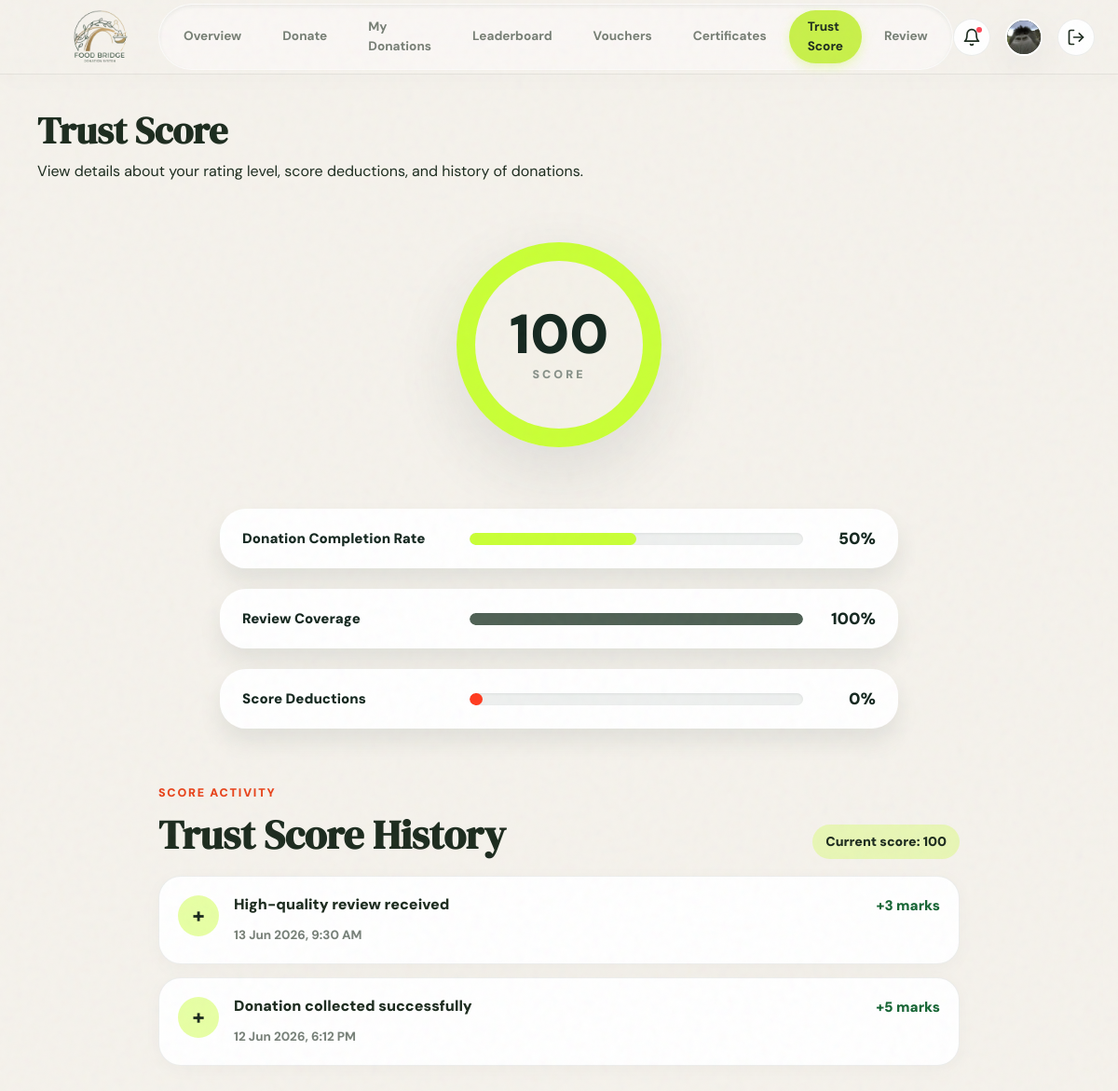
The page /src/roles/donor/trust-score.php (signed in) on the database its author committed.
### tables this page shows
CREATE TABLE users (
  user_id             INT AUTO_INCREMENT PRIMARY KEY,
  role                ENUM('donor', 'receiver', 'admin') NOT NULL,
  full_name           VARCHAR(120) NOT NULL,
  email               VARCHAR(190) NOT NULL UNIQUE,
  profile_url         VARCHAR(500) NULL,
  password_hash       VARCHAR(255) NOT NULL,
  location            VARCHAR(255) NULL,
  latitude            DECIMAL(10, 8) NULL,
  longitude           DECIMAL(11, 8) NULL,
  trust_score         INT NOT NULL DEFAULT 100,
  total_food_donated  INT NOT NULL DEFAULT 0,
  status              ENUM('pending_verification', 'active', 'warned', 'suspended', 'banned') NOT NULL DEFAULT 'pending_verification',
  created_at          DATETIME NOT NULL DEFAULT CURRENT_TIMESTAMP
);

CREATE TABLE trust_score_log (
  trust_score_log_id INT AUTO_INCREMENT PRIMARY KEY,
  user_id            INT NOT NULL,
  description        VARCHAR(255) NOT NULL,
  points_change      INT NOT NULL,
  created_at         DATETIME NOT NULL DEFAULT CURRENT_TIMESTAMP,
  CONSTRAINT fk_trust_score_log_user
    FOREIGN KEY (user_id) REFERENCES users(user_id)
    ON DELETE CASCADE
);

### src/roles/donor/trust-score.php (the view, shortened to what this page needs)
<?php
$userAvatar = $_SESSION['user']['avatarImage'] ?? '';
$userName = $_SESSION['user']['name'] ?? 'User';
$initials = strtoupper(substr($userName, 0, 2));
require_once __DIR__ . '/../../../database/db.php';
function h(string $value): string
{
  return htmlspecialchars($value, ENT_QUOTES, 'UTF-8');
}
function percentage(int $numerator, int $denominator): int
{
  return $denominator > 0 ? (int) round(($numerator / $denominator) * 100) : 0;
}
$userId = (int) $_SESSION['user']['id'];
$userStatement = mysqli_prepare($dbConn, 'SELECT full_name, trust_score FROM users WHERE user_id = ? AND role = \'donor\' LIMIT 1');
mysqli_stmt_bind_param($userStatement, 'i', $userId);
mysqli_stmt_execute($userStatement);
$user = mysqli_fetch_assoc(mysqli_stmt_get_result($userStatement));
$metricsStatement = mysqli_prepare(
  $dbConn,
  "SELECT
        (SELECT COUNT(*) FROM donations WHERE donor_id = ?) AS total_donations,
        (SELECT COUNT(*) FROM donations WHERE donor_id = ? AND status = 'completed') AS completed_donations,
        (SELECT COUNT(*) FROM bookings b JOIN donations d ON d.donation_id = b.donation_id WHERE d.donor_id = ? AND b.status = 'collected') AS collected_bookings,
        (SELECT COUNT(*) FROM reviews r JOIN bookings b ON b.booking_id = r.booking_id JOIN donations d ON d.donation_id = b.donation_id WHERE d.donor_id = ?) AS reviewed_bookings,
        (SELECT COUNT(*) FROM trust_score_log WHERE user_id = ? AND points_change < 0) AS deductions,
        (SELECT COUNT(*) FROM trust_score_log WHERE user_id = ?) AS score_events"
);
$metrics = ['total_donations' => 0, 'completed_donations' => 0, 'collected_bookings' => 0, 'reviewed_bookings' => 0, 'deductions' => 0, 'score_events' => 0];
if ($metricsStatement) {
  mysqli_stmt_bind_param($metricsStatement, 'iiiiii', $userId, $userId, $userId, $userId, $userId, $userId);
  mysqli_stmt_execute($metricsStatement);
  $metrics = mysqli_fetch_assoc(mysqli_stmt_get_result($metricsStatement)) ?: $metrics;
}
$historyStatement = mysqli_prepare(
  $dbConn,
  'SELECT description, points_change, created_at FROM trust_score_log WHERE user_id = ? ORDER BY created_at DESC LIMIT 20'
);
$history = [];
if ($historyStatement) {
  mysqli_stmt_bind_param($historyStatement, 'i', $userId);
  mysqli_stmt_execute($historyStatement);
  $history = mysqli_fetch_all(mysqli_stmt_get_result($historyStatement), MYSQLI_ASSOC);
}
$completionRate = percentage((int) $metrics['completed_donations'], (int) $metrics['total_donations']);
$reviewCoverage = percentage((int) $metrics['reviewed_bookings'], (int) $metrics['collected_bookings']);
$deductionRate = percentage((int) $metrics['deductions'], (int) $metrics['score_events']);
$score = max(0, min(100, (int) $user['trust_score']));
?>
<!DOCTYPE html>
<html lang="en">
<head>
  <link rel="stylesheet" href="../../assets/css/global.css">
  <link rel="stylesheet" href="../../assets/css/header.css">
  <link rel="stylesheet" href="trust-score.css">
</head>
<body>
  <header class="dashboard-header">
    <a href="dashboard.php" class="navbar-brand">
      <div class="navbar-logo"><img src="../../assets/images/logo.png" alt="FoodBridge logo"></div>
    </a>
    <div class="nav-overlay" id="navOverlay">
      <nav class="dashboard-nav">
        <a href="dashboard.php" class="dashboard-nav-item">Overview</a><a href="donate.php"
          class="dashboard-nav-item">Donate</a><a href="my-donations.php" class="dashboard-nav-item">My Donations</a><a
          href="leaderboard.php" class="dashboard-nav-item">Leaderboard</a><a href="vouchers.php"
          class="dashboard-nav-item">Vouchers</a><a href="certificates.php"
          class="dashboard-nav-item">Certificates</a><a href="trust-score.php" class="dashboard-nav-item active">Trust
          Score</a><a href="review.php" class="dashboard-nav-item">Review</a>
      </nav>
    </div>
    <div class="dashboard-actions">
      <a class="action-btn-circle hide-mobile" title="Notifications" style="position: relative;"
        href="notifications.php">
        <svg width="20" height="20" viewBox="0 0 24 24" fill="none" stroke="currentColor" stroke-width="2"
          stroke-linecap="round" stroke-linejoin="round">
          <path d="M6 8a6 6 0 0 1 12 0c0 7 3 9 3 9H3s3-2 3-9"></path>
          <path d="M10.3 21a1.94 1.94 0 0 0 3.4 0"></path>
        </svg>
        <span
          style="position: absolute; top: 8px; right: 8px; width: 6px; height: 6px; background-color: #ff4757; border-radius: 50%;"></span>
      </a>
      <a href="profile.php" class="profile-avatar">
        <?php if (!empty($userAvatar)): ?>
          <img src="../../<?= htmlspecialchars($userAvatar) ?>" alt="<?= htmlspecialchars($userName) ?>"
            style="width: 100%; height: 100%; border-radius: 50%; object-fit: cover;">
        <?php else: ?>
          <?= htmlspecialchars($initials) ?>
        <?php endif; ?>
      </a>
      <a href="../../auth/login.php" class="action-btn-circle hide-mobile" title="Log Out">
        <svg width="20" height="20" viewBox="0 0 24 24" fill="none" stroke="currentColor" stroke-width="2"
          stroke-linecap="round" stroke-linejoin="round">
          <path d="M9 21H5a2 2 0 0 1-2-2V5a2 2 0 0 1 2-2h4"></path>
          <polyline points="16 17 21 12 16 7"></polyline>
          <line x1="21" y1="12" x2="9" y2="12"></line>
        </svg>
      </a>
    </div>
  </header>
  <div class="dashboard-wrapper">
    <main class="dashboard-content">
      <h1 class="page-heading">Trust Score</h1>
      <p class="page-subheading">View details about your rating level, score deductions, and history of donations.</p>
      <div class="content-body">
        <section class="trust-score-panel" aria-label="Trust score summary">
          <div class="score-ring" style="--score: <?php echo $score; ?>"
            aria-label="Trust score <?php echo $score; ?> out of 100">
            <div class="score-ring-inner"><strong><?php echo $score; ?></strong><span>Score</span></div>
          </div>
          <div class="score-breakdown">
            <div class="score-row"><span class="score-label">Donation Completion Rate</span>
              <div class="score-track">
                <div class="score-fill lime" style="width: <?php echo $completionRate; ?>%;"></div>
              </div><strong><?php echo $completionRate; ?>%</strong>
            </div>
            <div class="score-row"><span class="score-label">Review Coverage</span>
              <div class="score-track">
                <div class="score-fill forest" style="width: <?php echo $reviewCoverage; ?>%;"></div>
              </div><strong><?php echo $reviewCoverage; ?>%</strong>
            </div>
            <div class="score-row"><span class="score-label">Score Deductions</span>
              <div class="score-track">
                <div class="score-fill alert" style="width: <?php echo $deductionRate; ?>%;"></div>
              </div><strong><?php echo $deductionRate; ?>%</strong>
            </div>
          </div>
        </section>
        <section class="trust-history-panel" aria-label="Trust score history">
          <div class="history-header">
            <div><span class="history-eyebrow">Score Activity</span>
              <h2>Trust Score History</h2>
            </div><span class="history-total">Current score: <?php echo $score; ?></span>
          </div>
          <div class="history-list">
            <?php if ($history === []): ?>
              <p class="empty-history">No trust score activity yet.</p>
            <?php else:
              foreach ($history as $event):
                $positive = (int) $event['points_change'] >= 0; ?>
                <article class="history-item <?php echo $positive ? 'positive' : 'negative'; ?>">
                  <div class="history-marker"><?php echo $positive ? '+' : '-'; ?></div>
                  <div class="history-copy">
                    <div class="history-title-row">
                      <h3><?php echo h($event['description']); ?></h3>
                      <strong><?php echo sprintf('%+d marks', (int) $event['points_change']); ?></strong>
                    </div><span><?php echo h(date('j M Y, g:i A', strtotime($event['created_at']))); ?></span>
                  </div>
                </article>
              <?php endforeach; endif; ?>
          </div>
        </section>
      </div>
    </main>
  </div>
</body>
</html>

### src/assets/css/global.css (style rules this page uses)
:root { --color-forest: #1C2B1E; --color-forest-hover: #152016; --color-forest-rgb: 28, 43, 30; --color-lime: #C8F04A; --color-lime-hover: #bde73c; --color-lime-rgb: 200, 240, 74; --color-parchment: #F5F2EC; --color-terracotta: #E8431A; --color-terracotta-rgb: 232, 67, 26; --color-white: #FFFFFF; --color-white-rgb: 255, 255, 255; --color-border: rgba(28, 43, 30, 0.08); --color-text-muted: rgba(28, 43, 30, 0.6); --font-display: "DM Serif Display", serif; --font-sans: "DM Sans", sans-serif; --font-syne: "Syne", sans-serif; --border-radius-card: 24px; --border-radius-btn: 9999px; --shadow-glow: 0 12px 40px rgba(28, 43, 30, 0.06); --shadow-premium: 0 20px 40px -10px rgba(28, 43, 30, 0.08); --shadow-hover: 0 30px 60px -12px rgba(28, 43, 30, 0.12); --shadow-inset: inset 0 2px 4px 0 rgba(0, 0, 0, 0.06); --gradient-lime-forest: linear-gradient(135deg, var(--color-lime) 0%, #aedb29 100%); --gradient-card-light: linear-gradient(180deg, rgba(255, 255, 255, 0.9) 0%, rgba(255, 255, 255, 0.75) 100%); --gradient-card-dark: linear-gradient(135deg, var(--color-forest) 0%, #2b3f2e 100%); --transition-smooth: all 0.3s cubic-bezier(0.25, 0.8, 0.25, 1); --transition-fast: all 0.15s cubic-bezier(0.25, 0.8, 0.25, 1); }
*, *::before, *::after { box-sizing: border-box; margin: 0; padding: 0; }
html, body { background-color: var(--color-parchment); color: var(--color-forest); font-family: var(--font-sans); font-size: 16px; line-height: 1.5; -webkit-font-smoothing: antialiased; -moz-osx-font-smoothing: grayscale; overflow-x: hidden; min-height: 100vh; }
h1, h2, h3, h4, h5, h6 { font-family: var(--font-display); font-weight: 900; line-height: 1.2; }
h1 { font-family: var(--font-display); color: var(--color-forest); font-size: 2.5rem; line-height: 2.5rem; font-weight: 900; margin-bottom: 12px; }
.dashboard-wrapper { display: flex; flex-direction: column; min-height: 100vh; }
.dashboard-content { flex: 1; padding: 40px; max-width: 1200px; width: 100%; margin: 0 auto; position: relative; z-index: 10; }

### src/assets/css/header.css (style rules this page uses)
.navbar-brand { display: flex; align-items: center; text-decoration: none; color: var(--color-forest); }
.navbar-logo { width: 130px; height: 130px; flex-shrink: 0; border-radius: 50%; display: flex; align-items: center; justify-content: center; overflow: hidden; background-color: transparent; }
.navbar-logo img { width: 100%; height: 100%; object-fit: contain; }
.dashboard-header { position: sticky; top: 0; width: 100%; height: 80px; background: rgba(245, 242, 236, 0.75); backdrop-filter: blur(24px); -webkit-backdrop-filter: blur(24px); border-bottom: 1px solid var(--color-border); display: flex; align-items: center; justify-content: space-between; padding: 0 40px; z-index: 900; box-shadow: 0 4px 30px rgba(0, 0, 0, 0.02); }
.dashboard-nav { display: flex; align-items: center; background: rgba(255, 255, 255, 0.4); border: 1px solid rgba(255, 255, 255, 0.5); border-radius: var(--border-radius-btn); padding: 6px; gap: 4px; box-shadow: var(--shadow-inset); }
.dashboard-nav-item { text-decoration: none; font-family: var(--font-sans); font-weight: 700; font-size: 0.85rem; padding: 8px 20px; color: var(--color-text-muted); border-radius: var(--border-radius-btn); transition: var(--transition-smooth); }
.dashboard-nav-item.active { color: var(--color-forest); background-color: var(--color-lime); box-shadow: 0 4px 12px rgba(200, 240, 74, 0.35); }
.dashboard-actions { display: flex; align-items: center; gap: 16px; }
.action-btn-circle { width: 40px; height: 40px; border-radius: 50%; background-color: var(--color-white); border: 1px solid var(--color-border); display: flex; align-items: center; justify-content: center; color: var(--color-forest); cursor: pointer; transition: var(--transition-smooth); text-decoration: none; }
.profile-avatar { width: 40px; height: 40px; border-radius: 50%; background-color: var(--color-forest); color: var(--color-parchment); display: flex; align-items: center; justify-content: center; font-weight: 700; text-decoration: none; font-size: 0.85rem; border: 2px solid var(--color-white); box-shadow: var(--shadow-glow); transition: var(--transition-smooth); }
.nav-overlay { display: flex; align-items: center; }

### rows shown on the page
users: trust_score "100"
trust_score_log: description "High-quality review received", points_change "+3", created_at "13 Jun 2026, 9:30 AM"
trust_score_log: description "Donation collected successfully", points_change "+5", created_at "12 Jun 2026, 6:12 PM"

### other values the page prints
$completionRate "50"
$reviewCoverage "100"
$deductionRate "0"
